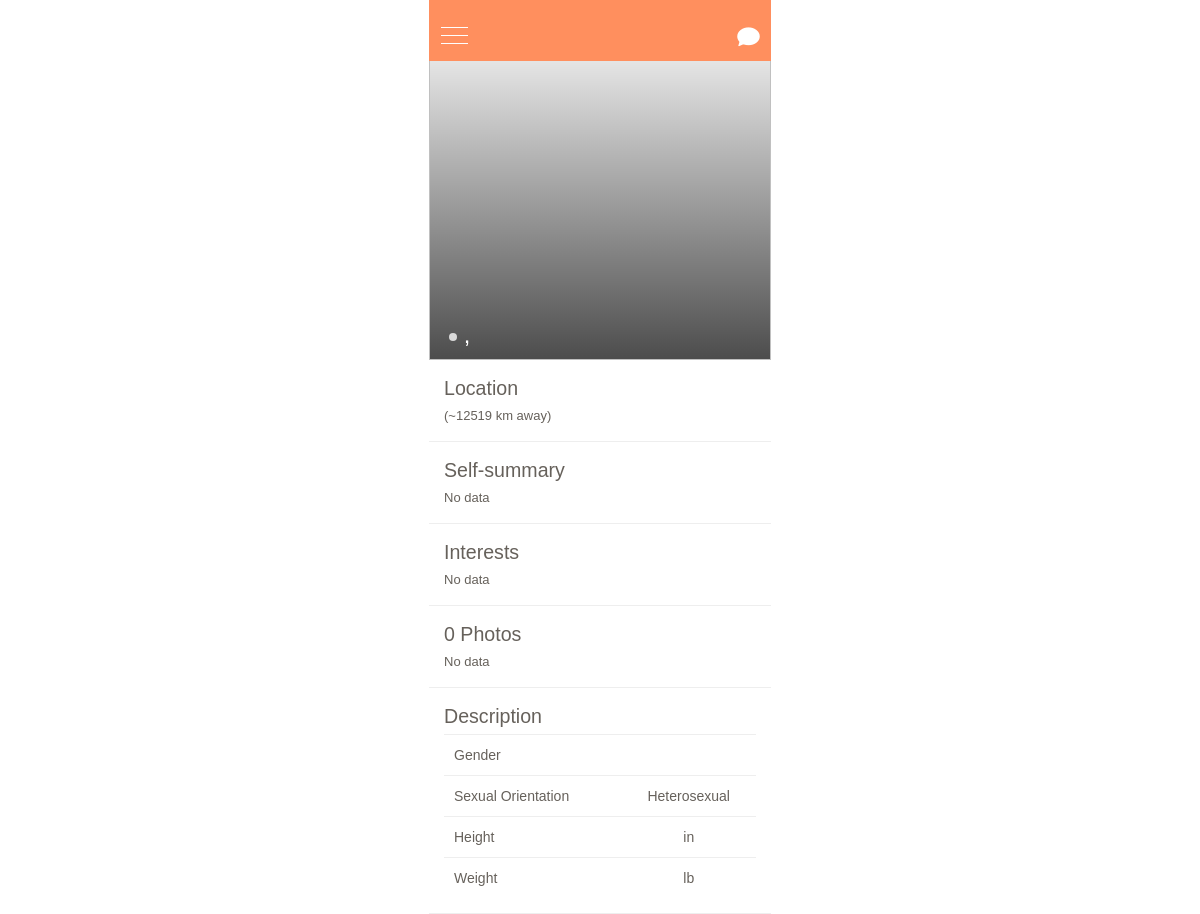
Before: /mobile/user.php (signed in) with the older database file.
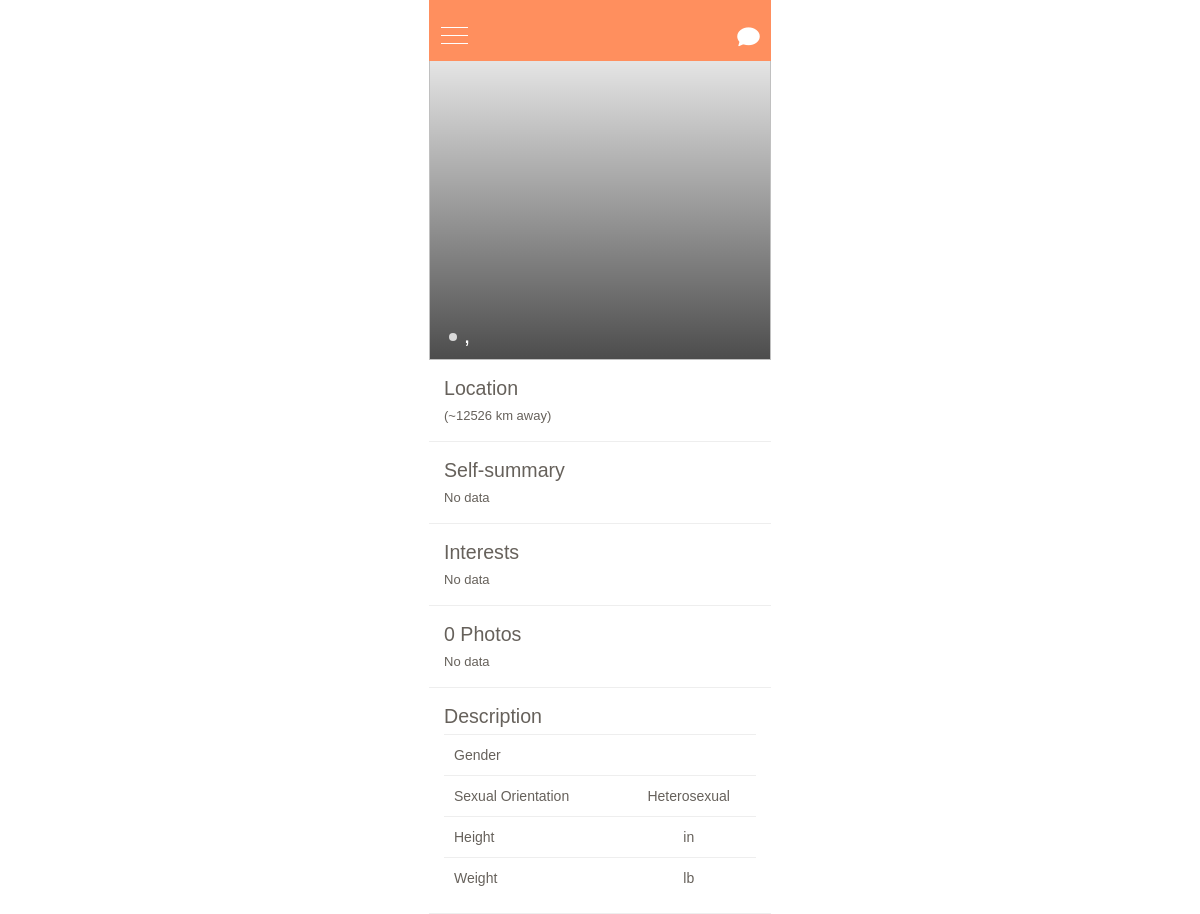
After: the same page with the newer database file.
### tables this page shows
CREATE TABLE `users` (
  `id` int(11) NOT NULL AUTO_INCREMENT,
  `full_name` varchar(150) DEFAULT NULL,
  `email` varchar(100) DEFAULT NULL,
  `password` varchar(123) DEFAULT NULL,
  `country` varchar(199) DEFAULT NULL,
  `city` varchar(100) DEFAULT NULL,
  `credits` int(11) DEFAULT NULL,
  `latitude` varchar(50) DEFAULT NULL,
  `longitude` varchar(50) DEFAULT NULL,
  `age` int(11) DEFAULT NULL,
  `bio` text,
  `gender` varchar(20) DEFAULT NULL,
  `sexual_interest` int(11) DEFAULT NULL,
  `instagram_username` varchar(50) DEFAULT '',
  `profile_picture` varchar(200) DEFAULT NULL,
  `ip` varchar(50) DEFAULT NULL,
  `registered` int(11) DEFAULT '0',
  `last_login` int(11) DEFAULT '0',
  `last_active` int(11) DEFAULT '0',
  `updated_preferences` int(11) DEFAULT '0',
  `updated_name` int(11) DEFAULT '0',
  `is_admin` int(11) DEFAULT '0',
  `is_incognito` int(11) DEFAULT '0',
  `is_verified` int(11) DEFAULT '0',
  `has_disabled_ads` int(11) DEFAULT '0',
  `is_increased_exposure` int(11) DEFAULT '0',
  `language` varchar(100) DEFAULT NULL,
  `interests` text,
  `uploaded_photos` int(11) DEFAULT '0',
  `is_vip` int(20) DEFAULT '0',
  `vip_expiration` int(20) DEFAULT '0',
  `ghost_mode_start` int(20) DEFAULT '0',
  `verified_badge_start` int(20) DEFAULT '0',
  `spotlight_start` int(20) DEFAULT '0',
  `disable_ads_start` int(20) DEFAULT '0',
  `ghost_mode_expiration` int(20) DEFAULT '0',
  `verified_badge_expiration` int(20) DEFAULT '0',
  `spotlight_expiration` int(20) DEFAULT '0',
  `disable_ads_expiration` int(20) DEFAULT '0',
  `height` text,
  `weight` int(11) DEFAULT '0',
  `last_encounter` int(11) DEFAULT '0',
  `marital_status` varchar(10) NOT NULL,
  `has_traveled` varchar(10) NOT NULL,
  `where_traveled` varchar(300) NOT NULL,
  `preferred_destination` varchar(300) NOT NULL,
  `cruising_or_touring` varchar(10) NOT NULL,
  `state_of_health` varchar(10) NOT NULL,
  `active_or_slow_travel` varchar(10) NOT NULL,
  `distance_to_travel` varchar(6) NOT NULL,
  `spontaneous_or_itinerary` varchar(20) NOT NULL,
  `smoker` varchar(10) NOT NULL,
  `accommodation_type` varchar(10) NOT NULL,
  `budget` varchar(10) NOT NULL,
  `luggage_type` varchar(30) NOT NULL,
  `foodie` varchar(10) NOT NULL,
  `alcohol` varchar(10) NOT NULL,
  `rating_lounge_poolside_beach` varchar(30) NOT NULL,
  `rating_explore` varchar(20) NOT NULL,
  `rating_shopping` varchar(30) NOT NULL,
  `rating_casino` varchar(20) NOT NULL,
  `rating_tours` varchar(30) NOT NULL,
  `rating_food` varchar(30) NOT NULL,
  `rating_spa` varchar(30) NOT NULL,
  `rating_sports` varchar(30) NOT NULL,
  `rating_concerts` varchar(30) NOT NULL,
  `group_or_independent` varchar(30) NOT NULL,
  `small_or_mega_ship_cruising` varchar(30) NOT NULL,
  `active_or_sedentary` varchar(30) NOT NULL,
  `primary_language` varchar(30) NOT NULL,
  PRIMARY KEY (`id`)
);

### languages/english/language.php (called while the page is built, shortened)
<?php
$lang["Male"] = "Male";
$lang["Female"] = "Female";
$lang["Hello"] = "Hello";
$lang["Messages"] = "Messages";
$lang["People"] = "People";
$lang["Friends"] = "My Travel Buddies";
$lang["Accept"] = "Accept";
$lang["Decline"] = "Decline";
$lang["Nothing_To_Show"] = "No data";
$lang["You_Have_Not_Added_Any_Friends"] = "You have not added any friends";
$lang["Profile_Visitors"] = "Profile Visitors";
$lang["Profile_Likes"] = "Profile Likes";
$lang["User"] = "User";
$lang["Time"] = "Time";
$lang["Country"] = "Country";
$lang["City"] = "City";
$lang["Gender"] = "Gender";
$lang["Men"] = "Men";
$lang["Women"] = "Women";
$lang["MenNWomen"] = "Men & Women";
$lang["Save"] = "Save";
$lang["Profile_Photo"] = "Profile Photo";
$lang["Full_Name"] = "Full Name";
$lang["Email"] = "Email";
$lang["New_Password"] = "New Password";
$lang["Instagram_Username"] = "Instagram Username";
$lang["Upgrades"] = "Upgrades";
$lang["Settings"] = "Settings";
$lang["Account"] = "Account";
$lang["Full_Name_Update_Notice"] = "You can only update your name once";
$lang["Instagram_Import_Notice"] = "Let us import your Instagram photos into your profile";
$lang["Updated_Account_Settings"] = "You have updated your account settings";
$lang["Privacy"] = "Privacy";
$lang["Buy_Credits"] = "Buy Credits";
$lang["Credits"] = "Credits";
$lang["Description"] = "Description";
$lang["Enable"] = "Enable";
$lang["Active"] = "Active";
$lang["Like"] = "Like";
$lang["Likes"] = "Likes";
$lang["Liked"] = "Liked";
$lang["Self-summary"] = "Self-summary";
$lang["This_Profile_Is_Private"] = "This profile is private";
$lang["Instagram_Photos"] = "Instagram Photos";
$lang["Add_As_Friend"] = "Add as Friend";
$lang["Friend_Request_Sent"] = "Friend Request Sent";
$lang["Visitors"] = "Visitors";
$lang["Logged_In"] = "Logged in";
$lang["Logout"] = "Logout";
$lang["Notifications"] = "Notifications";
$lang["No_New_Notifications"] = "No new notifications";
$lang["See_All"] = "See All";
$lang["Enter_Message"] = "Enter your message";
$lang["Choose_File"] = "Choose File";
$lang["None_Visited_Profile"] = "No one has visited your profile yet";
$lang["None_Liked_Profile"] = "No one has liked your profile yet";
$lang["Chat_With"] = "Chat with";
$lang["sProfile"] = "%s's Profile";
$lang["second"] = "second";
$lang["minute"] = "minute";

### core/system.php (called while the page is built, shortened)
<?php
class System {
	public $db;
	public function getUserInfo($id) {
		$user = $this->db->query("SELECT * FROM users WHERE id='".$id."'");
		$user = $user->fetch_object();
		return $user;
	}
	public function setUserActive($id) {
		$this->db->query("UPDATE users SET last_active='".time()."' WHERE id='".$id."'");
	}
}

### core/geo.php (called while the page is built, shortened)
<?php
class Geo {
	public function coordsToKm($latitudeFrom, $longitudeFrom, $latitudeTo, $longitudeTo, $earthRadius = 6371000) {
		$latFrom = deg2rad($latitudeFrom);
		$lonFrom = deg2rad($longitudeFrom);
		$latTo = deg2rad($latitudeTo);
		$lonTo = deg2rad($longitudeTo);
		$lonDelta = $lonTo - $lonFrom;
		$a = pow(cos($latTo) * sin($lonDelta), 2) +
		pow(cos($latFrom) * sin($latTo) - sin($latFrom) * cos($latTo) * cos($lonDelta), 2);
		$b = sin($latFrom) * sin($latTo) + cos($latFrom) * cos($latTo) * cos($lonDelta);
		$angle = atan2(sqrt($a), $b);
		return ($angle * $earthRadius)/1000;
	}
}

### mobile/user.php (the view, shortened to what the changed rows need)
<?php
require('../core/config.php');
require('../core/system.php');
require('../core/geo.php');
$system = new System;
$geo = new Geo;
$system->domain = $domain;
$system->db = $db;
$user = $system->getUserInfo($_SESSION['user_id']);
$system->setUserActive($user->id);
$id = $_GET['id'];
$profile = $system->getUserInfo($id);
$photos = array();
if($user->country == $profile->country) {
  $distance = $geo->coordsToKm($user->latitude,$user->longitude,$profile->latitude,$profile->longitude);
}
?>
<!DOCTYPE html>
<html>
<head> <meta name="robots" content="noindex">
  <link rel="stylesheet" type="text/css" href="css/normalize.css">
  <link rel="stylesheet" type="text/css" href="css/framework.css">
  <link rel="stylesheet" type="text/css" href="css/theme.css">
  <link rel="stylesheet" type="text/css" href="css/style.css">
  <link rel="stylesheet" type="text/css" href="css/bxslider.css">
  <link rel="stylesheet" type="text/css" href="css/swipebox.min.css">
  <link href="css/ionicons.min.css" rel="stylesheet" type="text/css" />
  <link href="css/themify-icons.css" rel="stylesheet" type="text/css" />
</head>
<body>
  <section class="w-section mobile-wrapper">
    <div class="page-content" id="main-stack" data-scroll="0">
      <div class="body">
        <div class="profile-content">
          <div class="profile-section">
            <h2> <?=$lang['Location']?> </h2>
            <p> <?=$profile->city?><?=$system->ifComma($profile->city)?> <?=$profile->country?> <?php if($distance > 0 && $user->id != $profile->id) { echo '(~'.sprintf($lang['km_away'],ceil($distance)).')'; } ?> </p>
          </div>
          <div class="profile-section">
            <h2> <?=$lang['Self-summary']?> </h2>
          </div>
          <div class="profile-section">
            <h2> <?=$lang['Interests']?> </h2>
          </div>
          <div class="profile-section">
            <h2> <?=count($photos)?> Photos </h2>
          </div>
          <div class="profile-section">
            <h2> <?=$lang['Description']?> </h2>
          </div>
        </div>
      </div>
    </div>
  </section>
</body>
</html>

Changed rows visible on the page:
changed users: sprintf($lang['km_away'],ceil($distance)) "12519 km away" → "12526 km away"
